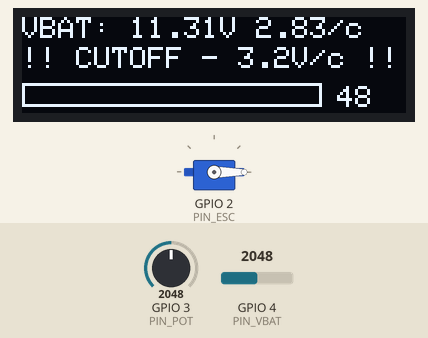
Simulated run of this sketch. Board: ESP32-C3. Shown: 128×32 one-colour display, servo. Inputs (shaded band) come from the test bench; at power-on: GPIO 4 (PIN_VBAT) = 2048, GPIO 3 (PIN_POT) = 2048 (analog values on the 0–4095 scale). What the sketch prints to the serial monitor is not drawn.

Above: at 4.2 s.
4.3 s: GPIO 4 (PIN_VBAT) set to 886
At 4.55 s:
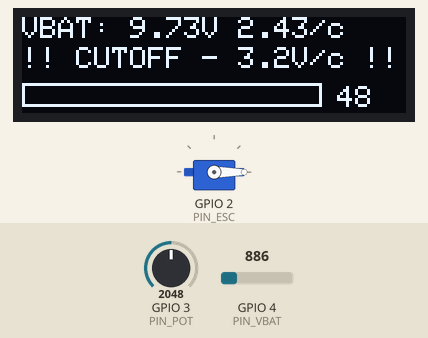
5.9 s: GPIO 4 (PIN_VBAT) set to 763
At 6.14 s:
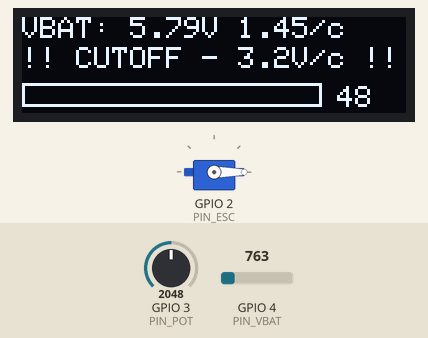
8.4 s: GPIO 3 (PIN_POT) set to 2866
At 9.6 s:
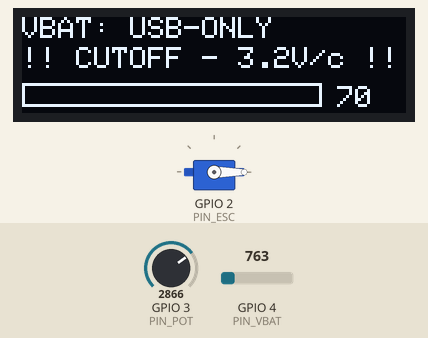
9.9 s: GPIO 4 (PIN_VBAT) set to 1040
At 10.92 s:
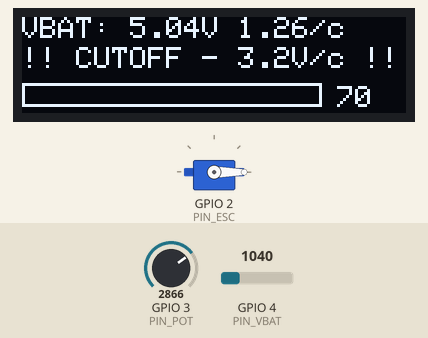
12.3 s: GPIO 3 (PIN_POT) set to 3603
At 12.52 s:
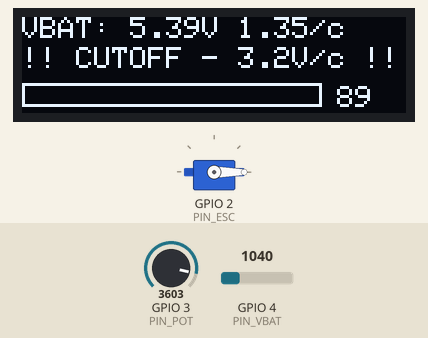
13.9 s: GPIO 3 (PIN_POT) set to 4040
At 16.4 s:
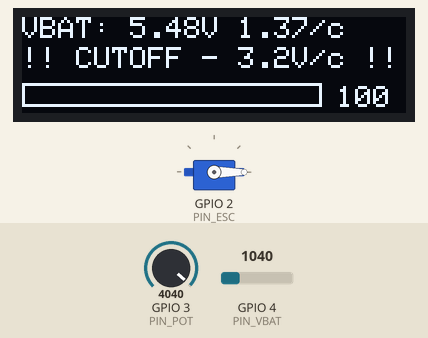
Timing chart, 0 to 16.7 s (numbered marks = the images above; inputs shaded):
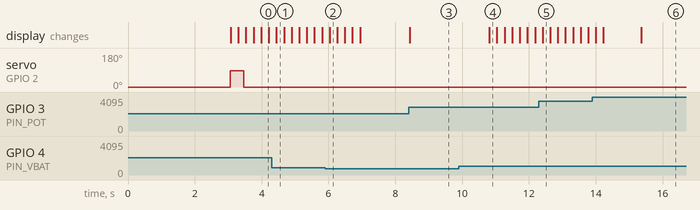

The sketch:

04-voltage-divider.ino
```cpp
/*
 * Turbine Brick v2 — Motor + VBAT Integration Test
 *
 * Hardware:
 *   - ESP32-C3 (USB CDC enabled)
 *   - SSD1306 128x32 OLED (I2C, addr 0x3C)
 *   - 10kΩ potentiometer on GPIO3
 *   - Voltage divider on GPIO4 (10kΩ + 2kΩ)
 *   - Skywalker 40A ESC on GPIO2
 *   - 4S LiPo battery (or bench PSU)
 *
 * Features:
 *   - ADC attenuation set for full 0-3.3V input range
 *   - Two-point voltage calibration
 *   - EMA filter on VBAT for stable readings
 *   - Dead zones on pot for clean 0% and 100%
 *   - 100nF cap on GPIO4 recommended for noise filtering
 *   - 3.2V/cell cutoff for 4S LiPo safety
 */

#include <Wire.h>
#include <Adafruit_GFX.h>
#include <Adafruit_SSD1306.h>
#include <ESP32Servo.h>

// ───────── PIN CONFIG ─────────
#define PIN_POT       3
#define PIN_ESC       2
#define PIN_VBAT      4

// ───────── OLED CONFIG ─────────
#define SCREEN_WIDTH  128
#define SCREEN_HEIGHT 32
#define OLED_RESET    -1
#define OLED_ADDR     0x3C

// ───────── POT CONFIG ─────────
#define RAW_MIN       200    // dead zone below this = 0%
#define RAW_MAX       4000   // dead zone above this = 100%

// ───────── ESC CONFIG ─────────
#define ESC_MIN_US    1000
#define ESC_MAX_US    2000

// ───────── VBAT CONFIG ─────────
#define ADC_REF       3.3f
#define ADC_RES       4095.0f
#define VDIV_RATIO    5.25f   // base divider ratio (R1+R2)/R2

// Two-point voltage calibration — UPDATE THESE WITH YOUR MEASUREMENTS
#define CAL_V_LOW     12.90f   // discharged pack, SkyRC reading
#define CAL_V_HIGH    16.00f   // charged pack, SkyRC reading
#define CAL_R_LOW     12.25f   // firmware raw reading at 12.90V
#define CAL_R_HIGH    15.53f   // firmware raw reading at 16.00V

// 4S LiPo voltage thresholds
#define VBAT_LOW      13.20f  // 3.30V/cell — warning
#define VBAT_CUTOFF   12.80f  // 3.20V/cell — hard stop
#define VBAT_USB_MODE 5.00f   // below this = USB-only, skip safety checks

// ───────── GLOBALS ─────────
Adafruit_SSD1306 display(SCREEN_WIDTH, SCREEN_HEIGHT, &Wire, OLED_RESET);
Servo esc;

float vbatFiltered = 15.0f;   // EMA filter state
unsigned long lastDisplay = 0;
unsigned long lastVbat = 0;
bool faultLatched = false;    // once cutoff triggers, stay cut off

// ───────── POT FUNCTIONS ─────────
int readPotRaw() {
  long sum = 0;
  for (int i = 0; i < 32; i++) {
    sum += analogRead(PIN_POT);
    delayMicroseconds(100);
  }
  return sum / 32;
}

int rawToPct(int raw) {
  if (raw < RAW_MIN) return 0;
  if (raw > RAW_MAX) return 100;
  return map(raw, RAW_MIN, RAW_MAX, 0, 100);
}

// ───────── VBAT FUNCTIONS ─────────
float readVbatRaw() {
  long sum = 0;
  for (int i = 0; i < 64; i++) {
    sum += analogRead(PIN_VBAT);
    delayMicroseconds(100);
  }
  float vadc = (sum / 64.0f / ADC_RES) * ADC_REF;
  return vadc * VDIV_RATIO;
}

float readVbat() {
  float vbat_raw = readVbatRaw();

  // Two-point linear calibration
  float scale = (CAL_V_HIGH - CAL_V_LOW) / (CAL_R_HIGH - CAL_R_LOW);
  float offset = CAL_V_LOW - (CAL_R_LOW * scale);
  float vbat_corrected = (vbat_raw * scale) + offset;

  // EMA filter (heavy smoothing for stable display)
  vbatFiltered = vbatFiltered * 0.8f + vbat_corrected * 0.2f;
  return vbatFiltered;
}

// ───────── SETUP ─────────
void setup() {
  Serial.begin(115200);
  Wire.begin(8, 9);

  // OLED init
  if (!display.begin(SSD1306_SWITCHCAPVCC, OLED_ADDR)) {
    Serial.println("OLED init failed");
    while (1);
  }

  // ADC config — CRITICAL for correct readings
  analogReadResolution(12);
  analogSetPinAttenuation(PIN_POT, ADC_11db);
  analogSetPinAttenuation(PIN_VBAT, ADC_11db);

  // Splash screen
  display.clearDisplay();
  display.setTextColor(SSD1306_WHITE);
  display.setTextSize(1);
  display.setCursor(0, 0);
  display.println("MOTOR + VBAT TEST");
  display.println("Pot to MIN to arm");
  display.display();

  // ESC arming
  esc.attach(PIN_ESC, ESC_MIN_US, ESC_MAX_US);
  esc.writeMicroseconds(ESC_MIN_US);
  delay(3000);  // ESC arming tones play during this time
}

// ───────── LOOP ─────────
void loop() {
  unsigned long now = millis();

  // Read pot continuously
  int raw = readPotRaw();
  int pct = rawToPct(raw);

  // Read voltage every 200ms (EMA filter handles the smoothing)
  if (now - lastVbat >= 200) {
    lastVbat = now;
    readVbat();  // updates vbatFiltered
  }

  // Determine if we're in USB-only mode (no battery)
  bool usbMode = (vbatFiltered < VBAT_USB_MODE);

  // Safety checks (only if battery connected)
  if (!usbMode) {
    if (vbatFiltered < VBAT_CUTOFF) {
      faultLatched = true;
    }
  }

  // Determine throttle output
  int pulseUs;
  if (faultLatched) {
    pulseUs = ESC_MIN_US;  // forced minimum
  } else {
    pulseUs = map(pct, 0, 100, ESC_MIN_US, ESC_MAX_US);
  }
  esc.writeMicroseconds(pulseUs);

  // Update display every 100ms
  if (now - lastDisplay >= 100) {
    lastDisplay = now;

    display.clearDisplay();
    display.setTextSize(1);

    // Line 1: VBAT
    display.setCursor(0, 0);
    if (usbMode) {
      display.print("VBAT: USB-ONLY");
    } else {
      display.print("VBAT: ");
      display.print(vbatFiltered, 2);
      display.print("V ");
      // Per-cell voltage (4S)
      display.print(vbatFiltered / 4.0f, 2);
      display.print("/c");
    }

    // Line 2: status / throttle
    display.setCursor(0, 10);
    if (faultLatched) {
      display.print("!! CUTOFF - 3.2V/c !!");
    } else if (!usbMode && vbatFiltered < VBAT_LOW) {
      display.print("LOW BAT ");
      display.print(pct);
      display.print("%");
    } else {
      display.print("THR: ");
      display.print(pct);
      display.print("% ");
      display.print(pulseUs);
      display.print("us");
    }

    // Throttle bar
    display.drawRect(0, 22, 100, 8, SSD1306_WHITE);
    int barWidth = map(pct, 0, 100, 0, 100);
    if (!faultLatched) {
      display.fillRect(0, 22, barWidth, 8, SSD1306_WHITE);
    }
    display.setCursor(105, 23);
    display.print(pct);

    display.display();
  }

  // Serial log (every loop iteration is too much — log every 100ms)
  static unsigned long lastSerial = 0;
  if (now - lastSerial >= 100) {
    lastSerial = now;
    Serial.print("raw=");
    Serial.print(raw);
    Serial.print(" pct=");
    Serial.print(pct);
    Serial.print(" us=");
    Serial.print(pulseUs);
    Serial.print(" vbat=");
    Serial.print(vbatFiltered, 2);
    Serial.print("V");
    if (faultLatched) Serial.print(" [FAULT]");
    if (usbMode) Serial.print(" [USB]");
    Serial.println();
  }

  delay(20);  // ~50Hz loop — appropriate for ESC PWM
}
```

Measured:
- after the input at 8.4 s, the display: changes at once (image 3)
- after the input at 9.9 s, the display: changes after 0.92 s (image 4)
